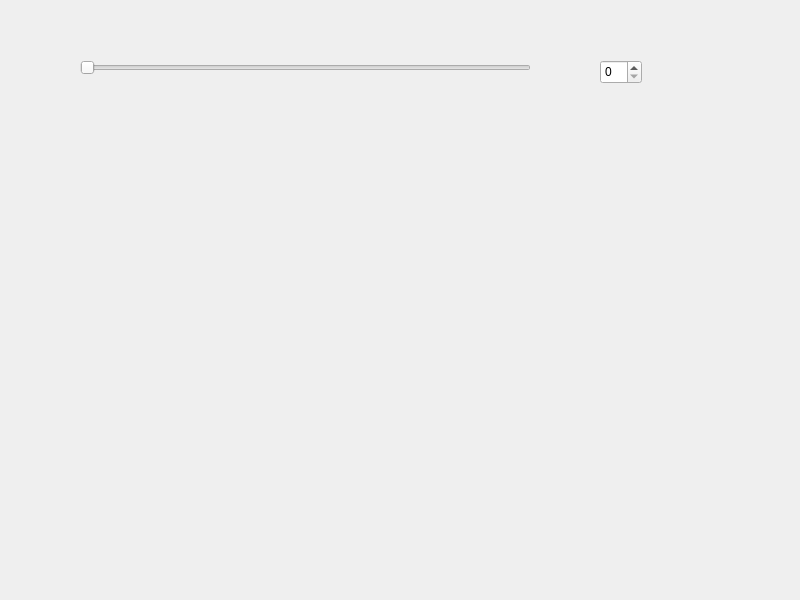
<?xml version="1.0" encoding="UTF-8"?>
<ui version="4.0">
 <class>MyWidget</class>
 <widget class="QWidget" name="MyWidget">
  <property name="geometry">
   <rect>
    <x>0</x>
    <y>0</y>
    <width>800</width>
    <height>600</height>
   </rect>
  </property>
  <property name="windowTitle">
   <string>MyWidget</string>
  </property>
  <widget class="QSlider" name="horizontalSlider">
   <property name="geometry">
    <rect>
     <x>80</x>
     <y>60</y>
     <width>451</width>
     <height>16</height>
    </rect>
   </property>
   <property name="orientation">
    <enum>Qt::Horizontal</enum>
   </property>
  </widget>
  <widget class="QSpinBox" name="spinBox">
   <property name="geometry">
    <rect>
     <x>600</x>
     <y>60</y>
     <width>42</width>
     <height>24</height>
    </rect>
   </property>
  </widget>
 </widget>
 <resources/>
 <connections/>
</ui>
